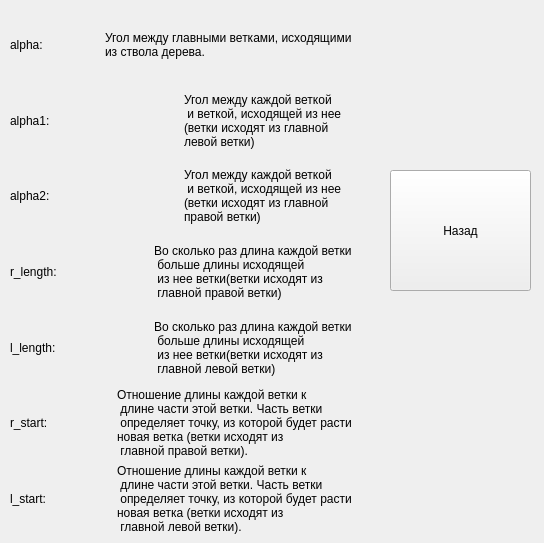
<?xml version="1.0" encoding="UTF-8"?>
<ui version="4.0">
 <class>Form</class>
 <widget class="QWidget" name="Form">
  <property name="geometry">
   <rect>
    <x>0</x>
    <y>0</y>
    <width>544</width>
    <height>543</height>
   </rect>
  </property>
  <property name="windowTitle">
   <string>Form</string>
  </property>
  <widget class="QPushButton" name="back">
   <property name="geometry">
    <rect>
     <x>390</x>
     <y>170</y>
     <width>141</width>
     <height>121</height>
    </rect>
   </property>
   <property name="text">
    <string>Назад</string>
   </property>
  </widget>
  <widget class="QLabel" name="label_15">
   <property name="geometry">
    <rect>
     <x>370</x>
     <y>20</y>
     <width>59</width>
     <height>16</height>
    </rect>
   </property>
   <property name="text">
    <string/>
   </property>
  </widget>
  <widget class="QWidget" name="">
   <property name="geometry">
    <rect>
     <x>10</x>
     <y>10</y>
     <width>342</width>
     <height>524</height>
    </rect>
   </property>
   <layout class="QVBoxLayout" name="verticalLayout">
    <item>
     <layout class="QHBoxLayout" name="horizontalLayout_4">
      <item>
       <widget class="QLabel" name="label">
        <property name="text">
         <string>alpha:</string>
        </property>
       </widget>
      </item>
      <item>
       <widget class="QLabel" name="label_8">
        <property name="text">
         <string>Угол между главными ветками, исходящими
из ствола дерева.</string>
        </property>
       </widget>
      </item>
     </layout>
    </item>
    <item>
     <layout class="QHBoxLayout" name="horizontalLayout_3">
      <item>
       <widget class="QLabel" name="label_2">
        <property name="text">
         <string>alpha1:</string>
        </property>
       </widget>
      </item>
      <item>
       <widget class="QLabel" name="label_9">
        <property name="text">
         <string>Угол между каждой веткой
 и веткой, исходящей из нее
(ветки исходят из главной 
левой ветки)</string>
        </property>
       </widget>
      </item>
     </layout>
    </item>
    <item>
     <layout class="QHBoxLayout" name="horizontalLayout_2">
      <item>
       <widget class="QLabel" name="label_3">
        <property name="text">
         <string>alpha2:</string>
        </property>
       </widget>
      </item>
      <item>
       <widget class="QLabel" name="label_10">
        <property name="text">
         <string>Угол между каждой веткой
 и веткой, исходящей из нее
(ветки исходят из главной 
правой ветки)</string>
        </property>
       </widget>
      </item>
     </layout>
    </item>
    <item>
     <layout class="QHBoxLayout" name="horizontalLayout">
      <item>
       <widget class="QLabel" name="label_4">
        <property name="text">
         <string>r_length:</string>
        </property>
       </widget>
      </item>
      <item>
       <widget class="QLabel" name="label_11">
        <property name="text">
         <string>Во сколько раз длина каждой ветки
 больше длины исходящей
 из нее ветки(ветки исходят из
 главной правой ветки)</string>
        </property>
       </widget>
      </item>
     </layout>
    </item>
    <item>
     <layout class="QHBoxLayout" name="horizontalLayout_5">
      <item>
       <widget class="QLabel" name="label_5">
        <property name="text">
         <string>l_length:</string>
        </property>
       </widget>
      </item>
      <item>
       <widget class="QLabel" name="label_12">
        <property name="text">
         <string>Во сколько раз длина каждой ветки
 больше длины исходящей
 из нее ветки(ветки исходят из
 главной левой ветки)</string>
        </property>
       </widget>
      </item>
     </layout>
    </item>
    <item>
     <layout class="QHBoxLayout" name="horizontalLayout_6">
      <item>
       <widget class="QLabel" name="label_6">
        <property name="text">
         <string>r_start:</string>
        </property>
       </widget>
      </item>
      <item>
       <widget class="QLabel" name="label_13">
        <property name="text">
         <string>Отношение длины каждой ветки к 
 длине части этой ветки. Часть ветки
 определяет точку, из которой будет расти
новая ветка (ветки исходят из
 главной правой ветки).</string>
        </property>
       </widget>
      </item>
     </layout>
    </item>
    <item>
     <layout class="QHBoxLayout" name="horizontalLayout_7">
      <item>
       <widget class="QLabel" name="label_7">
        <property name="text">
         <string>l_start:</string>
        </property>
       </widget>
      </item>
      <item>
       <widget class="QLabel" name="label_14">
        <property name="text">
         <string>Отношение длины каждой ветки к 
 длине части этой ветки. Часть ветки
 определяет точку, из которой будет расти
новая ветка (ветки исходят из
 главной левой ветки).</string>
        </property>
       </widget>
      </item>
     </layout>
    </item>
   </layout>
  </widget>
 </widget>
 <resources/>
 <connections/>
</ui>
